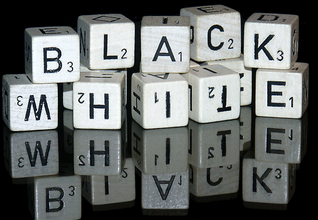
#> input picture img/bw.png, 318 x 220 px
$ jupyter execute opencv-filters.ipynb   (shell and % lines are left out)   (older library calls are emulated)
#> lines starting #> are read from the running program, lines starting #| are printed output that depends on the picture; after the words box and inside, x2 and y2 are one past the last pixel; in counts of white or black regions, pixels touching at a corner belong together
[cell 1]
import cv2
cv2.__version__

[cell 2]
import numpy as np
import matplotlib.pyplot as plt

[cell 3]
# Import the image
img = cv2.imread('img/bw.png')
#> img is the input picture: shape (220, 318, 3); mean B, G, R 106.7, 108, 104.2
img = cv2.cvtColor(img, cv2.COLOR_BGR2RGB)
plt.imshow(img)

[cell 4]
# Plot the image with different kernel sizes
kernels = [5, 11, 17]

[cell 5]
fig, axs = plt.subplots(nrows = 1, ncols = 3, figsize = (20, 20))
for ind, s in enumerate(kernels):
    img_blurred = cv2.blur(img, ksize = (s, s))
    ax = axs[ind]
    ax.imshow(img_blurred)
    ax.axis('off')
plt.show()

[cell 6]
# Blur the image
img_0 = cv2.blur(img, ksize = (7, 7))
img_1 = cv2.GaussianBlur(img, ksize = (7, 7), sigmaX = 0)
img_2 = cv2.medianBlur(img, 7)
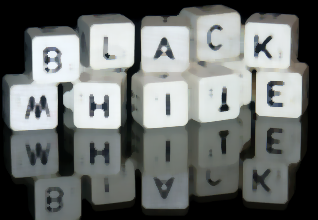
#> img_2: shape (220, 318, 3); mean R, G, B 108.1, 111.9, 110.4
img_3 = cv2.bilateralFilter(img, 7, sigmaSpace = 75, sigmaColor =75)
# Plot the images
images = [img_0, img_1, img_2, img_3]
fig, axs = plt.subplots(nrows = 1, ncols = 4, figsize = (20, 20))
for ind, p in enumerate(images):
    ax = axs[ind]
    ax.imshow(p)
    ax.axis('off')
#> this loop made 4 passes
plt.show()

[cell 7]
_, thresh_0 = cv2.threshold(img, 127, 255, cv2.THRESH_BINARY)
_, thresh_1 = cv2.threshold(img, 127, 255, cv2.THRESH_BINARY_INV)
_, thresh_2 = cv2.threshold(img, 127, 255, cv2.THRESH_TOZERO)
_, thresh_3 = cv2.threshold(img, 127, 255, cv2.THRESH_TOZERO_INV)
_, thresh_4 = cv2.threshold(img, 127, 255, cv2.THRESH_TRUNC)
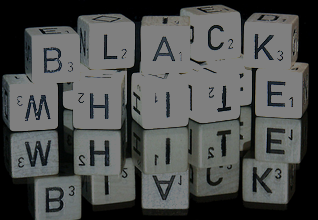
#> thresh_4: shape (220, 318, 3); mean R, G, B 76.8, 78.9, 78
# Plot the images
images = [img, thresh_0, thresh_1, thresh_2, thresh_3, thresh_4]
fig, axs = plt.subplots(nrows = 2, ncols = 3, figsize = (13, 13))
for ind, p in enumerate(images):
    ax = axs[ind//3, ind%3]
    ax.imshow(p)
#> this loop made 6 passes
plt.show()

[cell 8]
img = cv2.imread('img/gradient.png')
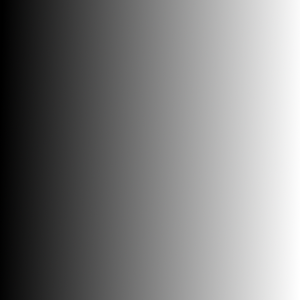
#> input picture img/gradient.png, 300 x 300 px
#> img is the input picture: shape (300, 300, 3); mean B, G, R 126.5, 126.5, 126.5
# Thresholding
_, thresh_0 = cv2.threshold(img, 127, 255, cv2.THRESH_BINARY)
#> thresh_0: shape (300, 300, 3)
_, thresh_1 = cv2.threshold(img, 127, 255, cv2.THRESH_BINARY_INV)
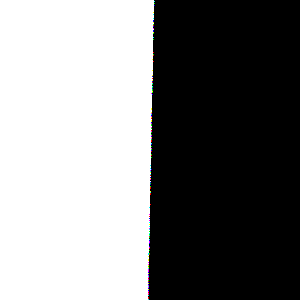
#> thresh_1: shape (300, 300, 3); mean B, G, R 128.5, 128.5, 128.5
_, thresh_2 = cv2.threshold(img, 127, 255, cv2.THRESH_TOZERO)
#> thresh_2: shape (300, 300, 3)
_, thresh_3 = cv2.threshold(img, 127, 255, cv2.THRESH_TOZERO_INV)
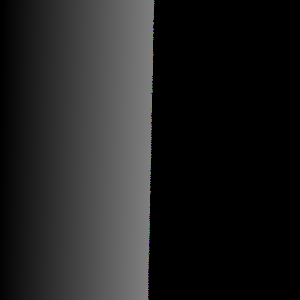
#> thresh_3: shape (300, 300, 3); mean B, G, R 32.2, 32.2, 32.2
_, thresh_4 = cv2.threshold(img, 127, 255, cv2.THRESH_TRUNC)
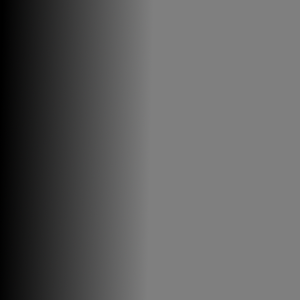
#> thresh_4: shape (300, 300, 3); mean B, G, R 95.2, 95.2, 95.2
# Plot the images
images = [img, thresh_0, thresh_1, thresh_2, thresh_3, thresh_4]
fig, axs = plt.subplots(nrows = 2, ncols = 3, figsize = (13, 13))
for ind, p in enumerate(images):
    ax = axs[ind//3, ind%3]
    ax.imshow(p)
plt.show()
#> figure, not shown here; B, G, R data is drawn as R, G, B

[cell 9]
# Convert the image to grayscale
img = cv2.imread('img/bw.png')
img = cv2.cvtColor(img, cv2.COLOR_BGR2GRAY)
#> img: shape (220, 318)
# Adaptive Thresholding
_, thresh_binary = cv2.threshold(img, thresh = 127, maxval = 255, type = cv2.THRESH_BINARY)
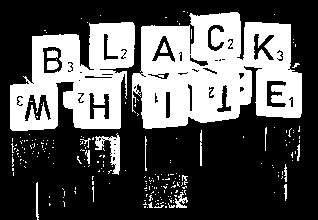
#> thresh_binary: shape (220, 318); 33.8% white; 221 white regions (204 under 20 px), largest, box (x1, y1, x2, y2) and area: (132, 12, 302, 129) 13549, (10, 22, 135, 131) 8342, (95, 133, 120, 175) 410
adap_mean_2 = cv2.adaptiveThreshold(img, 255,
                                    cv2.ADAPTIVE_THRESH_MEAN_C,
                                    cv2.THRESH_BINARY, 7, 2)
#> adap_mean_2: shape (220, 318); 68.2% white; 755 black regions (676 under 20 px), largest, box (x1, y1, x2, y2) and area: (0, 1, 312, 220) 12687, (24, 94, 51, 121) 316, (25, 140, 51, 167) 308
adap_mean_2_inv = cv2.adaptiveThreshold(img, 255,
                                        cv2.ADAPTIVE_THRESH_MEAN_C,
                                        cv2.THRESH_BINARY_INV, 7, 2)
adap_mean_8 = cv2.adaptiveThreshold(img, 255,
                                    cv2.ADAPTIVE_THRESH_MEAN_C,
                                    cv2.THRESH_BINARY, 7, 8)
#> adap_mean_8: shape (220, 318); 78.2% white; 355 black regions (299 under 20 px), largest, box (x1, y1, x2, y2) and area: (0, 2, 311, 220) 8383, (24, 94, 51, 121) 306, (25, 140, 51, 167) 289
adap_gaussian_8 = cv2.adaptiveThreshold(img, 255,
                                    cv2.ADAPTIVE_THRESH_GAUSSIAN_C,
                                    cv2.THRESH_BINARY, 7, 8)
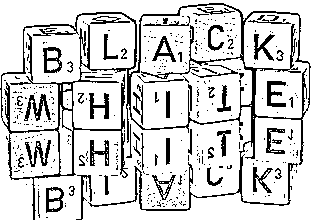
#> adap_gaussian_8: shape (220, 318); 82.3% white; black in thin lines or dots

[cell 10]
# Plot the images
images = [img, thresh_binary, adap_mean_2, adap_mean_2_inv,
          adap_mean_8, adap_gaussian_8]
fig, axs = plt.subplots(nrows = 2, ncols = 3, figsize = (15, 15))
for ind, p in enumerate(images):
    ax = axs[ind%2, ind//2]
    ax.imshow(p, cmap = 'gray')
    ax.axis('off')
plt.show()

[cell 11]
# Apply gradient filtering
sobel_x = cv2.Sobel(img, cv2.CV_64F, dx = 1, dy = 0, ksize = 5)
sobel_y = cv2.Sobel(img, cv2.CV_64F, dx = 0, dy = 1, ksize = 5)
blended = cv2.addWeighted(src1=sobel_x, alpha=0.5, src2=sobel_y,
                          beta=0.5, gamma=0)
laplacian = cv2.Laplacian(img, cv2.CV_64F)
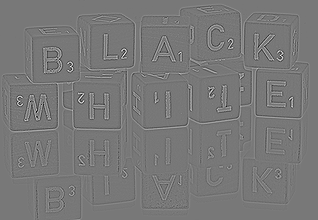
#> laplacian: shape (220, 318) float64; min -570, max 639, mean 0; drawn with min black and max white

[cell 12]
# Plot the images
images = [sobel_x, sobel_y, blended, laplacian]
plt.figure(figsize = (20, 20))
for i in range(4):
    plt.subplot(1, 4, i+1)
    plt.imshow(images[i], cmap = 'gray')
    plt.axis('off')
plt.show()

[cell 13]
img = thresh_binary
plt.imshow(img, cmap = 'gray')
plt.axis('off')
#> Out = (-0.5, 317.5, 219.5, -0.5)

[cell 14]
kernel = np.ones((3,3),np.uint8)
erosion = cv2.erode(img,kernel,iterations = 1)
#> erosion: shape (220, 318); 26% white; 14 white regions (8 under 20 px), largest, box (x1, y1, x2, y2) and area: (133, 13, 301, 128) 11203, (11, 23, 134, 130) 6680, (110, 138, 119, 173) 132, (48, 62, 58, 69) 58, (48, 52, 57, 57) 42, (161, 45, 167, 52) 21
plt.imshow(erosion, cmap = 'gray')

[cell 15]
kernel = np.ones((3,3),np.uint8)
dilation = cv2.dilate(img,kernel,iterations = 1)
#> dilation: shape (220, 318); 43.3% white; 54 white regions (26 under 20 px), largest, box (x1, y1, x2, y2) and area: (131, 10, 303, 130) 15873, (9, 21, 136, 132) 10127, (142, 172, 189, 209) 1093
plt.imshow(dilation, cmap = 'gray')

[cell 16]
opening = cv2.morphologyEx(img, cv2.MORPH_OPEN, kernel)
#> opening: shape (220, 318); 31.7% white; 13 white regions (5 under 20 px), largest, box (x1, y1, x2, y2) and area: (132, 12, 302, 129) 13383, (10, 22, 135, 131) 8186, (109, 137, 120, 174) 260
plt.imshow(opening, cmap = 'gray')

[cell 17]
closing = cv2.morphologyEx(img, cv2.MORPH_CLOSE, kernel)
#> closing: shape (220, 318); 35.7% white; 92 white regions (75 under 20 px), largest, box (x1, y1, x2, y2) and area: (132, 12, 302, 129) 14085, (10, 22, 135, 131) 8810, (80, 133, 120, 175) 648
plt.imshow(closing, cmap = 'gray')

[cell 18]
gradient = cv2.morphologyEx(img, cv2.MORPH_GRADIENT, kernel)
#> gradient: shape (220, 318); 17.4% white; 83 white regions (29 under 20 px), largest, box (x1, y1, x2, y2) and area: (131, 10, 303, 130) 2463, (9, 21, 136, 132) 1776, (142, 172, 189, 209) 1085
plt.imshow(gradient, cmap = 'gray')

[cell 19]
tophat = cv2.morphologyEx(img, cv2.MORPH_TOPHAT, kernel)
#> tophat: shape (220, 318); 2.1% white in thin lines or dots, all inside (x1, y1, x2, y2) = (11, 11, 300, 220)
plt.imshow(tophat, cmap = 'gray')

[cell 20]
blackhat = cv2.morphologyEx(img, cv2.MORPH_BLACKHAT, kernel)
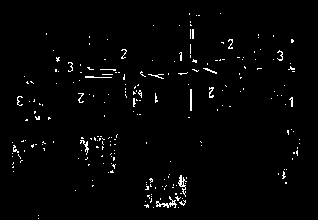
#> blackhat: shape (220, 318); 1.9% white in thin lines or dots, all inside (x1, y1, x2, y2) = (12, 13, 300, 219)
plt.imshow(blackhat, cmap = 'gray')
